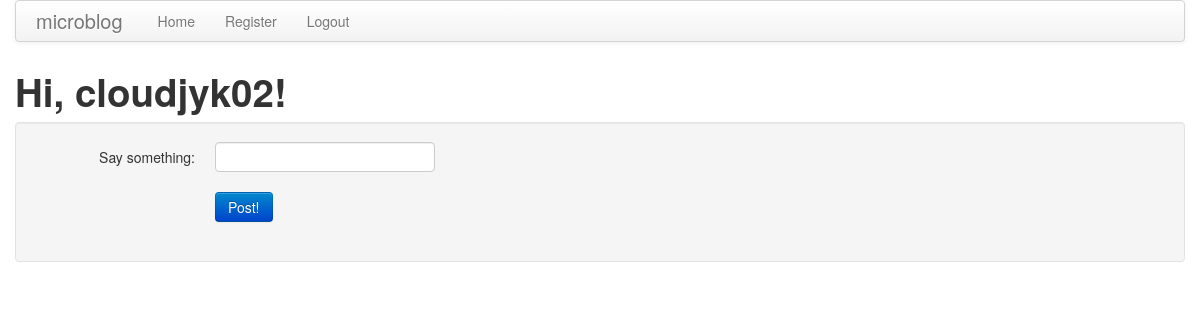
The page /index (signed in) on the database as committed earlier.
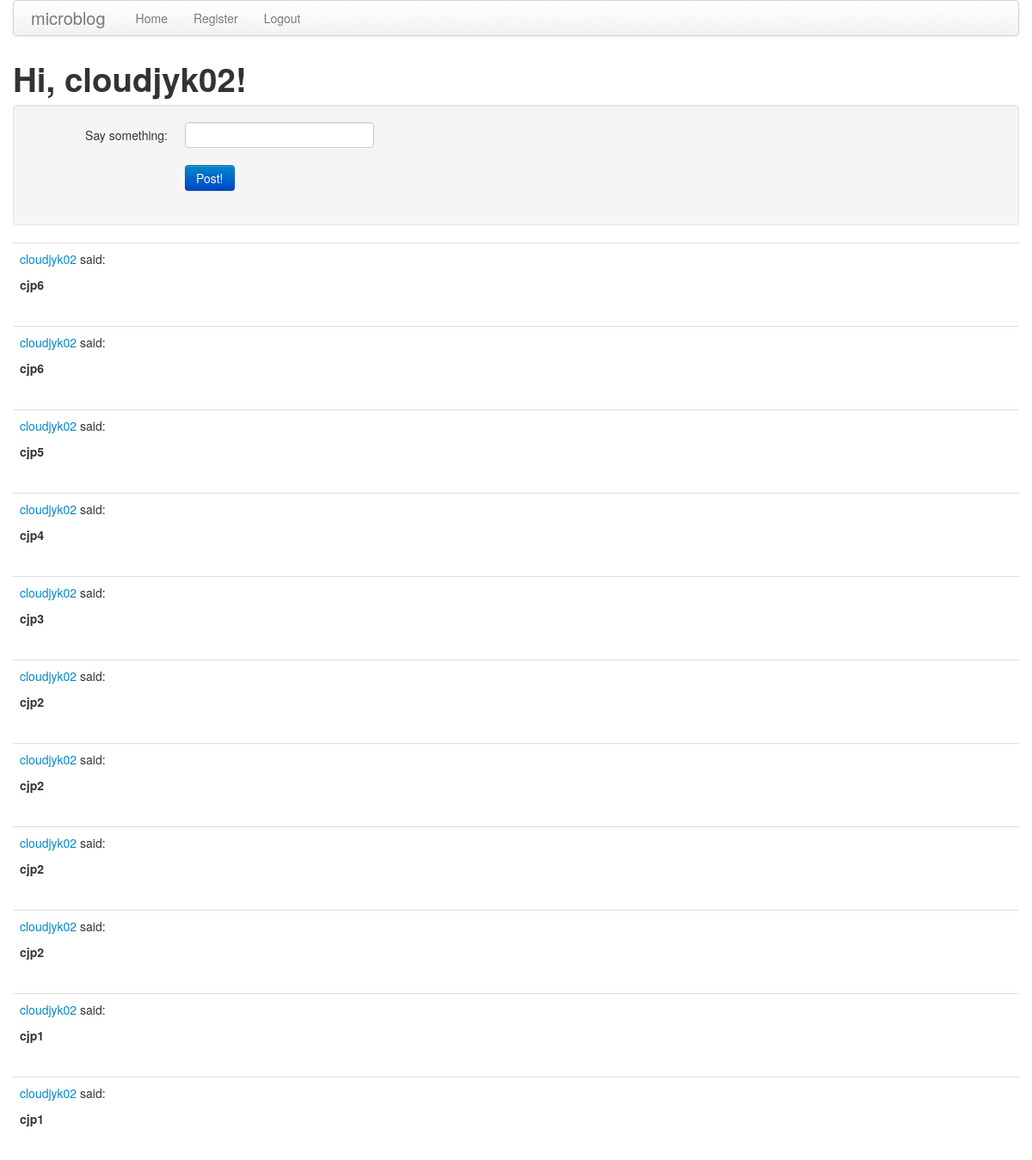
The same page on the database as committed later.
### app/models.py (models this page shows, shortened)
class User(db.Model):
    id = db.Column(db.Integer, primary_key = True)
    username = db.Column(db.String(64), index = True, unique = True)
    password = db.Column(db.String(64), index = True)
    email = db.Column(db.String(120), index = True, unique = True)
    posts = db.relationship('Post', backref='author', lazy='dynamic')
    about_me = db.Column(db.String(140))
    last_seen = db.Column(db.DateTime)

class Post(db.Model):
    __searchable__ = ['body']
    id = db.Column(db.Integer, primary_key = True)
    body = db.Column(db.String(140))
    timestamp = db.Column(db.DateTime)
    user_id = db.Column(db.Integer, db.ForeignKey('user.id'))

### app/views.py (the view)
@app.route('/', methods = ['GET', 'POST'])
@app.route('/index', methods = ['GET', 'POST'])
@login_required
def index():
    user = g.user
    form = PostForm()
    if form.validate_on_submit():
        body = form.body.data
        p = Post(body = body, timestamp = datetime.utcnow(), user_id=g.user.get_id())
        db.session.add(p)
        db.session.commit()
        form.body.data = ''
    posts = Post.query.filter_by(author=g.user)[::-1]
    return render_template('index.html',
        title = 'Home',
        form = form,
        posts = posts)

### app/forms.py
class PostForm(FlaskForm):
    body = StringField('body',validators=[DataRequired()])

### app/views.py (called while the page is built)
@app.before_request
def before_request():
    g.user = current_user

@lm.user_loader
def load_user(id):
    return User.query.get(int(id))

### app/templates/index.html (shortened to what this page needs)
{% extends "base.html" %}
{% block content %}
<h1>Hi, {{ g.user.username }}!</h1>
<div class="well">
    <form class="form-horizontal" action="" method="post" name="post">
        <div class="control-group{% if form.errors.post %} error{% endif %}">
            <label class="control-label" for="post">Say something:</label>
            <div class="controls">
                {{ form.body(size = 30, maxlength = 140) }}
            </div>
        </div>
        <div class="control-group">
            <div class="controls">
                <input class="btn btn-primary" type="submit" value="Post!">
            </div>
        </div>
    </form>
</div>
{% for post in posts %}
    {% include 'post.html' %}
{% endfor %}
{% endblock %}

### app/templates/base.html (shortened to what this page needs)
<!DOCTYPE html>
<html>
  <head>
    <link href="/static/css/bootstrap.min.css" rel="stylesheet" media="screen">
    <link href="/static/css/bootstrap-responsive.min.css" rel="stylesheet">
  </head>
  <body>
    <div class="container">
      <div class="navbar">
        <div class="navbar-inner">
          <a class="brand" href="/">microblog</a>
            <ul class="nav">
              <li><a href="{{ url_for('index') }}">Home</a></li>
              <li><a href="{{ url_for('register') }}">Register</a></li>
              {% if g.user.is_authenticated %}
              <li><a href="{{ url_for('logout') }}">Logout</a></li>
              {% endif %}
            </ul>
        </div>
      </div>
      <div class="row">
        <div class="span12">
          {% block content %}{% endblock %}
        </div>
      </div>
    </div>
  </body>
</html>

### app/templates/post.html
<table class="table table-hover">
    <tr>
        <td>
            <p><a>{{post.author.username}}</a> said:</p>
            <p><strong>{{post.body}}</strong></p>
        </td>
    </tr>
</table>

Rows that differ between the two databases and show on the page:
added Post: author.username "cloudjyk02", body "cjp6"
added Post: author.username "cloudjyk02", body "cjp6"
added Post: author.username "cloudjyk02", body "cjp5"
added Post: author.username "cloudjyk02", body "cjp4"
added Post: author.username "cloudjyk02", body "cjp3"
added Post: author.username "cloudjyk02", body "cjp2"
added Post: author.username "cloudjyk02", body "cjp2"
added Post: author.username "cloudjyk02", body "cjp2"
added Post: author.username "cloudjyk02", body "cjp2"
added Post: author.username "cloudjyk02", body "cjp1"
added Post: author.username "cloudjyk02", body "cjp1"
